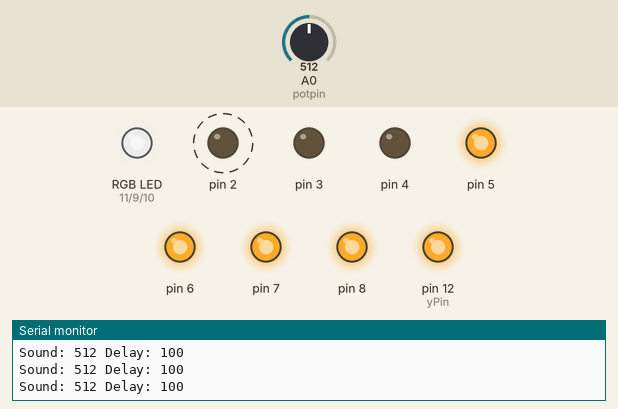
Simulated run of this sketch. Board: Arduino Uno, built with avr-gcc and run on an emulated ATmega328P. Parts: an RGB LED mixed from three pins (HIGH = lit), output pins drawn as LEDs (lit = HIGH), the last lines printed to the serial monitor. Dashed ring = blinking. Inputs (shaded band) come from the test bench; at power-on: A0 (potpin) = 512. Dim RGB values are drawn brighter than linear; random numbers use the default seed unless the sketch sets one.

Above: at 1.2 s.
1.3 s: A0 (potpin) set to 245
At 1.53 s:
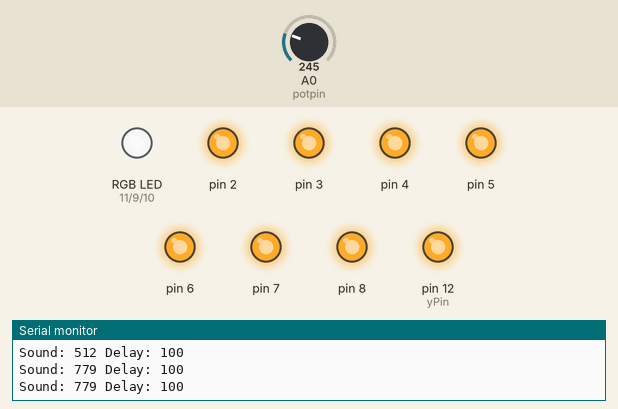
At 1.94 s:
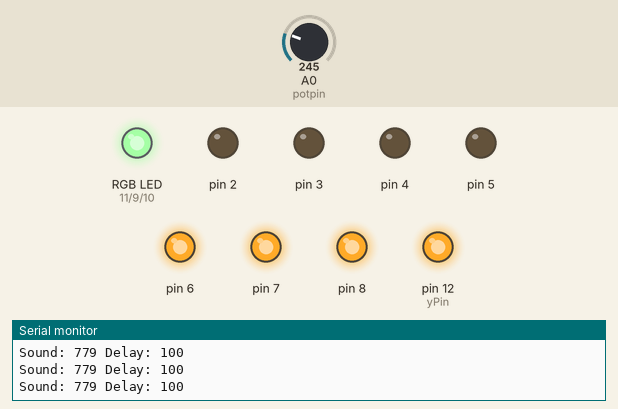
4.3 s: A0 (potpin) set to 61
At 4.7 s:
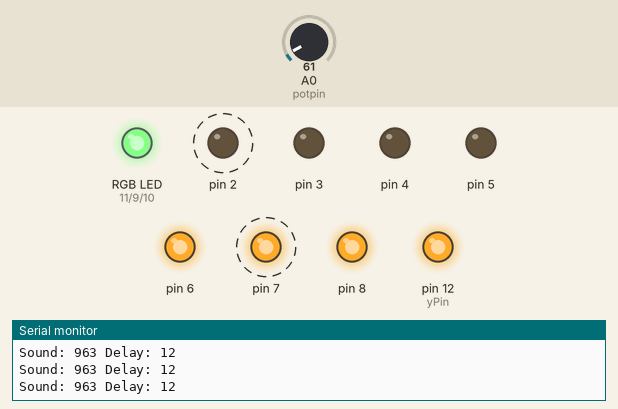
7.3 s: A0 (potpin) set to 52
10.3 s: A0 (potpin) set to 511
13.3 s: A0 (potpin) set to 118
At 14.36 s:
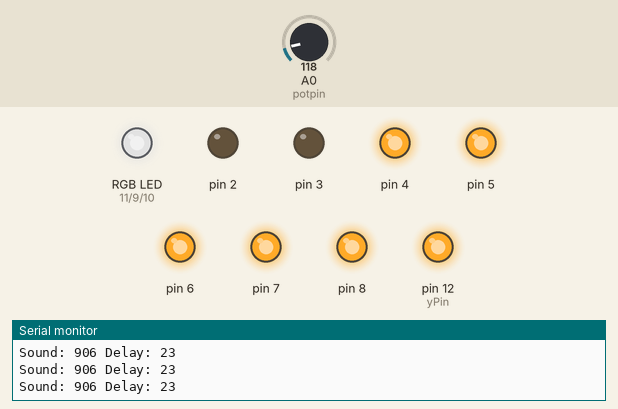
16.3 s: A0 (potpin) set to 107
Timing chart, 0 to 23.7 s (numbered marks = the images above; inputs shaded):
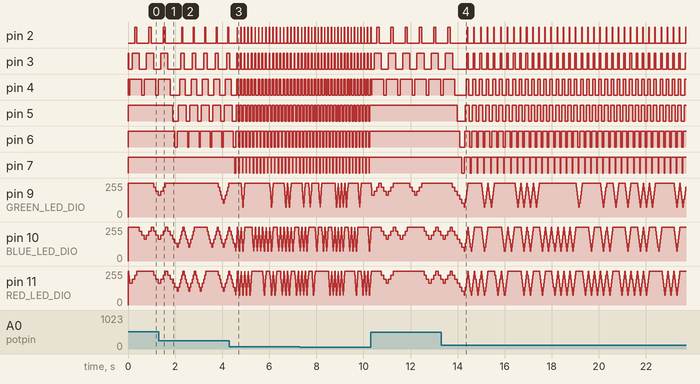

The sketch:

kit_microphone.ino
```cpp
int xPin = 0;
int yPin = 0;
int WalkSpeed = 25;
int potpin = 0;  // analog pin used to connect the potentiometer
int WalkDirection = 0;
int WalkRGB = 0;
int OldWalkSpeed = 0;

int RedColor   = 255;
int BlueColor  = 255;
int GreenColor = 255;
int LedLimit   = 0;
int OldLedLimit   = 0;
int PotInput = 0;
int OldPotInput = 0;
int WalkCounter  = 0;

int LedDirection = 1;

int LedColor = 1;

#define BLUE_LED_DIO 10     /* Select the DIO for driving the BLUE LED */
#define RED_LED_DIO 11       /* Select the DIO for driving the RED LED */
#define GREEN_LED_DIO 9    /* Select the DIO for driving the GREEN LED */


void setup() {

  pinMode(BLUE_LED_DIO, OUTPUT);
  pinMode(RED_LED_DIO, OUTPUT);
  pinMode(GREEN_LED_DIO, OUTPUT);
  analogWrite(BLUE_LED_DIO, 255);
  analogWrite(RED_LED_DIO, 255);
  analogWrite(GREEN_LED_DIO, 255);

  for (int xPin = 2; xPin < 10; xPin++)
  {
    if (xPin==9) {yPin=12;} else {yPin=xPin;}
    pinMode(yPin, OUTPUT);
    digitalWrite(yPin, HIGH);    // turn the LED off by making the voltage LOW
  }
  WalkDirection=1;
  WalkRGB = 1;
  xPin = 1;

  Serial.begin(115200);

}

void loop() {

  OldPotInput =  PotInput;
  PotInput = analogRead(potpin);            // reads the value of the potentiometer (value between 0 and 1023)
  if ((1024-PotInput)<10)
  {
    PotInput=OldPotInput;
  }

/*
  WalkCounter++;
  if (WalkCounter>2)
  {
    WalkCounter = 0;
  }
*/
  OldLedLimit = LedLimit;
  LedLimit = map(1024-PotInput, 0, 1023, 0, 8);     // scale it to use it with the servo (value between 0 and 180)

  if (LedLimit==0) {  LedLimit  = OldLedLimit;  }


  Serial.print("Sound: ");
  Serial.print(1024-PotInput);
  Serial.print(" Delay: ");
  Serial.println(WalkSpeed); // Convert ping time to distance in cm and print result (0 = outside set distance range)


  if (LedDirection==1)
  {
    xPin++;
    if (xPin==9) {yPin=12;} else {yPin=xPin;}
    digitalWrite(yPin, LOW);   // turn the LED
    delay(WalkSpeed);

    if (LedColor==1)
    {
        RedColor -=30;
        analogWrite(RED_LED_DIO, RedColor);
        if (RedColor<=0) { RedColor=0; analogWrite(RED_LED_DIO, RedColor);  }
    }

    if (LedColor==2)
    {
        GreenColor -=30;
        analogWrite(GREEN_LED_DIO, GreenColor);
        if (GreenColor<=0) { GreenColor=0; analogWrite(GREEN_LED_DIO, GreenColor); }
    }

    if (LedColor==3)
    {
        BlueColor -=30;
        analogWrite(BLUE_LED_DIO, BlueColor);
        if (BlueColor<=0) { BlueColor=0; analogWrite(BLUE_LED_DIO, RedColor);  }
    }

    if (LedColor==4)
    {
        RedColor -=30;
        analogWrite(RED_LED_DIO, RedColor);
        if (RedColor<=0) { RedColor=0; analogWrite(RED_LED_DIO, RedColor); }

        BlueColor -=30;
        analogWrite(BLUE_LED_DIO, BlueColor);
        if (BlueColor<=0) { BlueColor=0; analogWrite(BLUE_LED_DIO, RedColor); }
    }

    if (LedColor==5)
    {
        RedColor -=30;
        analogWrite(RED_LED_DIO, RedColor);
        if (RedColor<=0) { RedColor=0; analogWrite(RED_LED_DIO, RedColor); }

        BlueColor -=30;
        analogWrite(BLUE_LED_DIO, BlueColor);
        if (BlueColor<=0) { BlueColor=0; analogWrite(BLUE_LED_DIO, RedColor);}

        GreenColor -=30;
        analogWrite(GREEN_LED_DIO, GreenColor);
        if (GreenColor<=0) { GreenColor=0; analogWrite(GREEN_LED_DIO, GreenColor); }
    }


    if (LedColor==6)
    {
        RedColor -=30;
        analogWrite(RED_LED_DIO, RedColor);
        if (RedColor>=255) { RedColor=255; analogWrite(RED_LED_DIO, RedColor); }

        GreenColor -=30;
        analogWrite(GREEN_LED_DIO, GreenColor);
        if (GreenColor>=255) { GreenColor=255; analogWrite(GREEN_LED_DIO, GreenColor); }
    }


    if (xPin>=LedLimit) {
      LedDirection = 2; xPin++;
      WalkSpeed = map(PotInput, 0, 1023, 1, 200);     // scale it to use it with the servo (value between 0 and 180)
    } else
    if (xPin==9) {
      LedDirection = 2; xPin++;
      WalkSpeed = map(PotInput, 0, 1023, 1, 200);     // scale it to use it with the servo (value between 0 and 180)
    }
  } else

  if (LedDirection==2)
  {
    xPin--;
    if (xPin==9) {yPin=12;} else {yPin=xPin;}
    digitalWrite(yPin, HIGH);   // turn the LED off
    delay(WalkSpeed);
    if (xPin<=2) { LedDirection = 1; xPin--;         LedColor=random(1,6);  RedColor=255; analogWrite(RED_LED_DIO, RedColor);  GreenColor=255; analogWrite(GREEN_LED_DIO, GreenColor); BlueColor=255; analogWrite(BLUE_LED_DIO, RedColor); }


    if (LedColor==1)
    {
        RedColor +=30;
        analogWrite(RED_LED_DIO, RedColor);
        if (RedColor>=255) { RedColor=255; analogWrite(RED_LED_DIO, RedColor); }
    }

    if (LedColor==2)
    {
        GreenColor +=30;
        analogWrite(GREEN_LED_DIO, GreenColor);
        if (GreenColor>=255) { GreenColor=255; analogWrite(GREEN_LED_DIO, GreenColor); }
    }

    if (LedColor==3)
    {
        BlueColor +=30;
        analogWrite(BLUE_LED_DIO, BlueColor);
        if (BlueColor>=255) { BlueColor=255; analogWrite(BLUE_LED_DIO, RedColor); }
    }

    if (LedColor==4)
    {
        RedColor +=30;
        analogWrite(RED_LED_DIO, RedColor);
        if (RedColor>=255) { RedColor=255; analogWrite(RED_LED_DIO, RedColor); }

        BlueColor +=30;
        analogWrite(BLUE_LED_DIO, BlueColor);
        if (BlueColor>=255) { BlueColor=255; analogWrite(BLUE_LED_DIO, RedColor); }
    }

    if (LedColor==5)
    {
        RedColor +=30;
        analogWrite(RED_LED_DIO, RedColor);
        if (RedColor>=255) { RedColor=255; analogWrite(RED_LED_DIO, RedColor); }

        BlueColor +=30;
        analogWrite(BLUE_LED_DIO, BlueColor);
        if (BlueColor>=255) { BlueColor=255; analogWrite(BLUE_LED_DIO, RedColor); }

        GreenColor +=30;
        analogWrite(GREEN_LED_DIO, GreenColor);
        if (GreenColor>=255) { GreenColor=255; analogWrite(GREEN_LED_DIO, GreenColor); }
    }


    if (LedColor==6)
    {
        RedColor +=30;
        analogWrite(RED_LED_DIO, RedColor);
        if (RedColor>=255) { RedColor=255; analogWrite(RED_LED_DIO, RedColor); }

        GreenColor +=30;
        analogWrite(GREEN_LED_DIO, GreenColor);
        if (GreenColor>=255) { GreenColor=255; analogWrite(GREEN_LED_DIO, GreenColor); }
    }


  }

/*
  if (WalkRGB == 1)
  {
    analogWrite(RED_LED_DIO, RedColor);
    RedColor -=10;
    if (RedColor<=0) { WalkRGB=2; RedColor=0; analogWrite(RED_LED_DIO, RedColor); }
  }

  if (WalkRGB == 2)
  {
    analogWrite(RED_LED_DIO, RedColor);
    RedColor +=10;
    if (RedColor>=255) { RedColor=255; analogWrite(RED_LED_DIO, RedColor); }
  }


  if (WalkRGB == 2)
  {
    analogWrite(BLUE_LED_DIO, BlueColor);
    BlueColor -=5;
    if (BlueColor<=0) { WalkRGB=5; BlueColor=0; analogWrite(BLUE_LED_DIO, BlueColor);  }
  }

  if (WalkRGB == 5)
  {
    analogWrite(BLUE_LED_DIO, BlueColor);
    BlueColor +=10;
    if (BlueColor>=255) { BlueColor=255; analogWrite(BLUE_LED_DIO, BlueColor); }
  }


  if (WalkRGB == 5)
  {
    analogWrite(GREEN_LED_DIO, GreenColor);
    GreenColor -=5;
    if (GreenColor<=0) { WalkRGB=6; GreenColor=0; analogWrite(GREEN_LED_DIO, GreenColor);  }
  }

  if (WalkRGB == 6)
  {
    analogWrite(GREEN_LED_DIO, GreenColor);
    GreenColor +=10;
    if (GreenColor>=255) { WalkRGB=1; GreenColor=255; analogWrite(GREEN_LED_DIO, GreenColor);  BlueColor=255; }
  }
  */
}
```

Measured:
- after the input at 1.3 s, pin 5: HIGH → LOW after 0.59 s, then repeats every 0.49 s: HIGH 0.34 s, LOW 0.15 s; pin 6: alternates HIGH for 0.44 s and LOW for 0.05 s, starting after 0.69 s
- after the input at 4.3 s, pin 7: alternates HIGH for 0.14 s and LOW for 0.01 s, starting after 0.22 s
- after the input at 13.3 s, pin 5: HIGH → LOW after 0.68 s, then repeats every 0.28 s: HIGH 0.17 s, LOW 0.12 s; pin 6: HIGH → LOW after 0.79 s, then repeats every 0.28 s: HIGH 0.21 s, LOW 0.07 s; pin 7: HIGH → LOW after 0.89 s, then repeats every 0.28 s: HIGH 0.26 s, LOW 0.02 s
- by itself, pin 2: alternates HIGH for 0.02 s and LOW for 0.24 s
- by itself, pin 3: alternates HIGH for 0.07 s and LOW for 0.19 s
- by itself, pin 4: alternates HIGH for 0.11 s and LOW for 0.15 s
